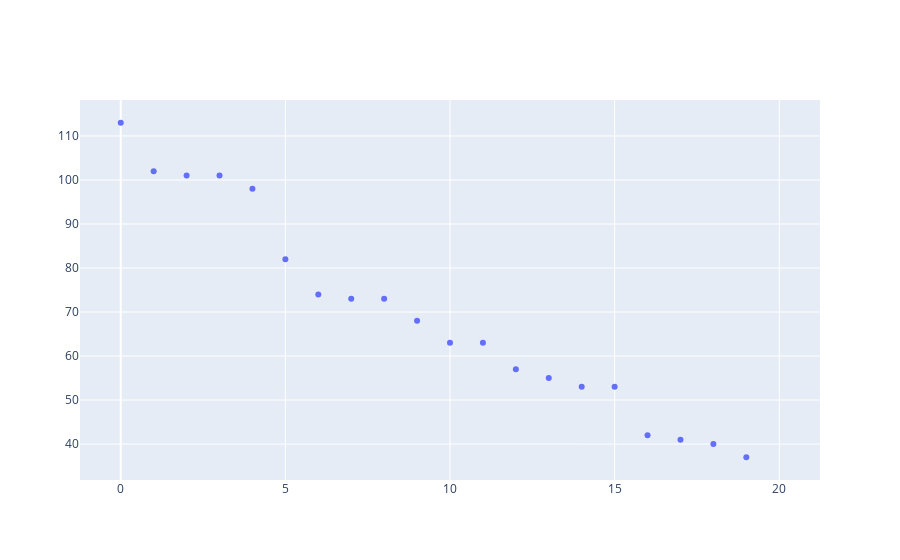

Source (notebook cell):
### Code cell
plot_with_labels(days_at_top, artists)

### Figure 1 — Plotly figure (JSON) as saved in the notebook; plotly's stock layout.template omitted (floating-point values rounded to 4 significant figures)
{"data": [{"hovertext": ["Post Malone featuring 21 Savage", "Shawn Mendes and Camila Cabello", "Drake featuring Wizkid and Kyla", "Luis Fonsi and Daddy Yankeefeaturing Justin Bieber", "Ed Sheeran", "The Chainsmokers featuring Halsey", "Drake", "Major Lazer and DJ Snakefeaturing MØ", "Tones and I", "Ariana Grande", "Mark Ronson featuring Bruno Mars", "Rihanna featuring Drake", "Drake", "Justin Bieber", "Justin Bieber", "Ariana Grande", "Ed Sheeran and Justin Bieber", "Billie Eilish", "The Weeknd", "Post Malone", "As of 30 December 2019"], "mode": "markers", "type": "scatter", "y": ["113", "102", "101", "101", "98", "82", "74", "73", "73", "68", "63", "63", "57", "55", "53", "53", "42", "41", "40", "37", "As of 30 December 2019"]}], "layout": {"autosize": true, "xaxis": {"autorange": true, "range": [-1.265, 21.27]}, "yaxis": {"autorange": true, "range": [31.43, 118.6], "type": "linear"}}}
